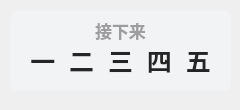
<?xml version="1.0" encoding="UTF-8"?>
<ui version="4.0">
 <class>Theme</class>
 <widget class="QWidget" name="Form">
  <property name="geometry">
   <rect>
    <x>0</x>
    <y>0</y>
    <width>240</width>
    <height>110</height>
   </rect>
  </property>
  <property name="minimumSize">
   <size>
    <width>0</width>
    <height>100</height>
   </size>
  </property>
  <property name="maximumSize">
   <size>
    <width>16777215</width>
    <height>65536</height>
   </size>
  </property>
  <property name="windowTitle">
   <string>更多活动</string>
  </property>
  <widget class="QLabel" name="next_subtitle">
   <property name="geometry">
    <rect>
     <x>20</x>
     <y>10</y>
     <width>201</width>
     <height>41</height>
    </rect>
   </property>
   <property name="font">
    <font>
     <family>Microsoft YaHei UI</family>
     <pointsize>13</pointsize>
     <weight>75</weight>
     <bold>true</bold>
    </font>
   </property>
   <property name="styleSheet">
    <string notr="true">color: rgba(0, 0, 0, 90);
font-weight: bold;</string>
   </property>
   <property name="text">
    <string>接下来</string>
   </property>
   <property name="textFormat">
    <enum>Qt::PlainText</enum>
   </property>
   <property name="alignment">
    <set>Qt::AlignCenter</set>
   </property>
  </widget>
  <widget class="QLabel" name="next_lesson_text">
   <property name="geometry">
    <rect>
     <x>20</x>
     <y>30</y>
     <width>201</width>
     <height>61</height>
    </rect>
   </property>
   <property name="font">
    <font>
     <family>Microsoft YaHei UI</family>
     <pointsize>19</pointsize>
     <weight>75</weight>
     <bold>true</bold>
    </font>
   </property>
   <property name="styleSheet">
    <string notr="true">border: none;
color: rgba(37, 37, 37, 255);
font-weight: bold</string>
   </property>
   <property name="text">
    <string>一  二  三  四  五</string>
   </property>
   <property name="textFormat">
    <enum>Qt::PlainText</enum>
   </property>
   <property name="alignment">
    <set>Qt::AlignCenter</set>
   </property>
  </widget>
  <widget class="QLabel" name="backgnd">
   <property name="geometry">
    <rect>
     <x>10</x>
     <y>10</y>
     <width>221</width>
     <height>81</height>
    </rect>
   </property>
   <property name="styleSheet">
    <string notr="true">background-color: rgba(242, 243, 245, 255);
border-radius: 8px
</string>
   </property>
   <property name="text">
    <string/>
   </property>
  </widget>
  <zorder>backgnd</zorder>
  <zorder>next_subtitle</zorder>
  <zorder>next_lesson_text</zorder>
 </widget>
 <resources/>
 <connections/>
</ui>
